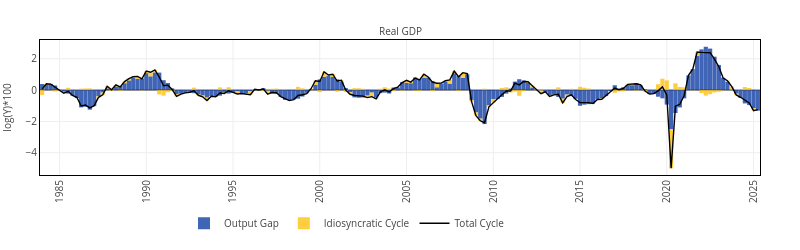
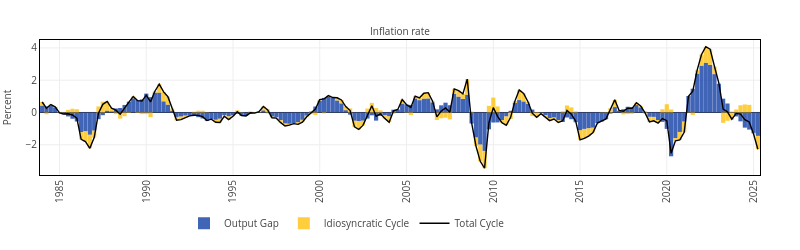
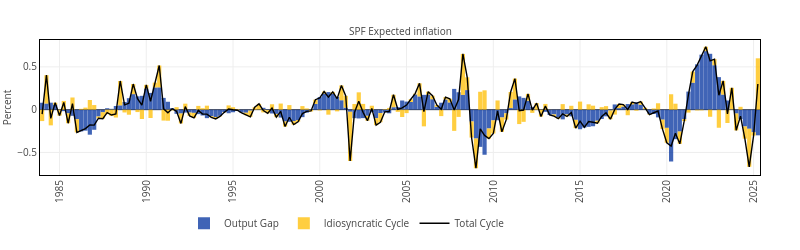

Source (notebook cell) for these figures, in order:
### Markdown cell above
#### Historical decomposition

### Code cell
figures = Array{Any}(undef, 8);

for i=1:3
    trace1 = pltjs.bar(;x=date[1:end-max_h], y=Ψeᵐ[1:end-max_h, i], name="Output Gap", marker_color=c1, showlegend=i==i);
    trace3 = pltjs.bar(x=date[1:end-max_h], y=iCᵐ[1:end-max_h, i], name="Idiosyncratic Cycle", marker_color=c3, showlegend=i==i);
    trace4 = pltjs.scatter(x=date[1:end-max_h], y=Ψeᵐ[1:end-max_h, i]+iCᵐ[1:end-max_h, i], name="Total Cycle", mode="lines", line=attr(width=1.4, color="black"), showlegend=i==i)

    databar = [trace1, trace3, trace4];
    layout  = pltjs.Layout(;title=titles[i], titlefont_size=12,
                           xaxis=attr(tickfont_size=10, showgrid=true, linecolor="black", mirror=true, titlefont=attr(size=10), nticks=20, tickangle=-90),
                           yaxis=attr(tickfont_size=10, showgrid=true, linecolor="black", mirror=true, titlefont=attr(size=10), title=scales[i]),
                           barmode="relative", 
                           bargap=0,
                           bargroupgap=0);

    figures[i] = pltjs.plot(databar, layout);
end

fig = [figures[1]]


# Bars
fig.plot.layout["barmode"] = "relative";
fig.plot.layout["bargap"]  = 0.02;

# Size
fig.plot.layout["width"]  = 800;
fig.plot.layout["height"] = 250;

# Margins
fig.plot.layout["margin"][:b]  = 40;
fig.plot.layout["margin"][:t]  = 40;
fig.plot.layout["margin"][:r]  = 40;
fig.plot.layout["margin"][:l]  = 40;

# Title size
for i=1:1
    fig.plot.layout["annotations"][i][:font][:size] = 10;
end

# Legend
fig.plot.layout["legend"] = attr(orientation="h", y=-0.25, x=0.2,font=attr(size=10))
display(fig)
#savefig(fig, "./img/historical_decomposition.pdf", format="pdf")




fig = [figures[2];]


# Bars
fig.plot.layout["barmode"] = "relative";
fig.plot.layout["bargap"]  = 0.02;

# Size
fig.plot.layout["width"]  = 800;
fig.plot.layout["height"] = 250;

# Margins
fig.plot.layout["margin"][:b]  = 40;
fig.plot.layout["margin"][:t]  = 40;
fig.plot.layout["margin"][:r]  = 40;
fig.plot.layout["margin"][:l]  = 40;

# Title size
for i=1:1
    fig.plot.layout["annotations"][i][:font][:size] = 10;
end
    
# Legend
fig.plot.layout["legend"] = attr(orientation="h", y=-0.25, x=0.2, font=attr(size=10))
display(fig)
#savefig(fig, "./img/historical_decomposition.pdf", format="pdf")


fig = [figures[3];]


# Bars
fig.plot.layout["barmode"] = "relative";
fig.plot.layout["bargap"]  = 0.02;

# Size
fig.plot.layout["width"]  = 800;
fig.plot.layout["height"] = 250;

# Margins
fig.plot.layout["margin"][:b]  = 40;
fig.plot.layout["margin"][:t]  = 40;
fig.plot.layout["margin"][:r]  = 40;
fig.plot.layout["margin"][:l]  = 40;

# Title size
for i=1:1
    fig.plot.layout["annotations"][i][:font][:size] = 10;
end
    
# Legend
fig.plot.layout["legend"] = attr(orientation="h", y=-0.25, x=0.2, font=attr(size=10))
display(fig)
#savefig(fig, "./img/historical_decomposition.pdf", format="pdf")

### Figure 1 — Plotly figure (JSON) as saved in the notebook; plotly's stock layout.template omitted (floating-point values rounded to 4 significant figures; data arrays with more than 128 entries replaced by an {"elided": "..."} marker saying what was removed)
{"data": [{"marker": {"color": "rgba(0, 48, 158, .75)"}, "name": "Output Gap", "showlegend": true, "type": "bar", "x": {"elided": "166 str values"}, "xaxis": "x1", "y": {"elided": "166 float values"}, "yaxis": "y1"}, {"marker": {"color": "rgba(255, 190, 0, .75)"}, "name": "Idiosyncratic Cycle", "showlegend": true, "type": "bar", "x": {"elided": "166 str values"}, "xaxis": "x1", "y": {"elided": "166 float values"}, "yaxis": "y1"}, {"line": {"color": "black", "width": 1.4}, "mode": "lines", "name": "Total Cycle", "showlegend": true, "type": "scatter", "x": {"elided": "166 str values"}, "xaxis": "x1", "y": {"elided": "166 float values"}, "yaxis": "y1"}], "layout": {"annotations": [{"font": {"size": 10}, "showarrow": false, "text": "Real GDP", "x": 0.5, "xanchor": "center", "xref": "paper", "y": 1, "yanchor": "bottom", "yref": "paper"}], "bargap": 0.02, "barmode": "relative", "height": 250, "legend": {"font": {"size": 10}, "orientation": "h", "x": 0.2, "y": -0.25}, "margin": {"b": 40, "l": 40, "r": 40, "t": 40}, "width": 800, "xaxis1": {"anchor": "y1", "domain": [0, 1], "linecolor": "black", "mirror": true, "nticks": 20, "showgrid": true, "tickangle": -90, "tickfont": {"size": 10}, "titlefont": {"size": 10}}, "yaxis1": {"anchor": "x1", "domain": [0, 1], "linecolor": "black", "mirror": true, "showgrid": true, "tickfont": {"size": 10}, "title": "log(Y)*100", "titlefont": {"size": 10}}}}

### Figure 2 — Plotly figure (JSON) as saved in the notebook; plotly's stock layout.template omitted (floating-point values rounded to 4 significant figures; data arrays with more than 128 entries replaced by an {"elided": "..."} marker saying what was removed)
{"data": [{"marker": {"color": "rgba(0, 48, 158, .75)"}, "name": "Output Gap", "showlegend": true, "type": "bar", "x": {"elided": "166 str values"}, "xaxis": "x1", "y": {"elided": "166 float values"}, "yaxis": "y1"}, {"marker": {"color": "rgba(255, 190, 0, .75)"}, "name": "Idiosyncratic Cycle", "showlegend": true, "type": "bar", "x": {"elided": "166 str values"}, "xaxis": "x1", "y": {"elided": "166 float values"}, "yaxis": "y1"}, {"line": {"color": "black", "width": 1.4}, "mode": "lines", "name": "Total Cycle", "showlegend": true, "type": "scatter", "x": {"elided": "166 str values"}, "xaxis": "x1", "y": {"elided": "166 float values"}, "yaxis": "y1"}], "layout": {"annotations": [{"font": {"size": 10}, "showarrow": false, "text": "Inflation rate", "x": 0.5, "xanchor": "center", "xref": "paper", "y": 1, "yanchor": "bottom", "yref": "paper"}], "bargap": 0.02, "barmode": "relative", "height": 250, "legend": {"font": {"size": 10}, "orientation": "h", "x": 0.2, "y": -0.25}, "margin": {"b": 40, "l": 40, "r": 40, "t": 40}, "width": 800, "xaxis1": {"anchor": "y1", "domain": [0, 1], "linecolor": "black", "mirror": true, "nticks": 20, "showgrid": true, "tickangle": -90, "tickfont": {"size": 10}, "titlefont": {"size": 10}}, "yaxis1": {"anchor": "x1", "domain": [0, 1], "linecolor": "black", "mirror": true, "showgrid": true, "tickfont": {"size": 10}, "title": "Percent", "titlefont": {"size": 10}}}}

### Figure 3 — Plotly figure (JSON) as saved in the notebook; plotly's stock layout.template omitted (floating-point values rounded to 4 significant figures; data arrays with more than 128 entries replaced by an {"elided": "..."} marker saying what was removed)
{"data": [{"marker": {"color": "rgba(0, 48, 158, .75)"}, "name": "Output Gap", "showlegend": true, "type": "bar", "x": {"elided": "166 str values"}, "xaxis": "x1", "y": {"elided": "166 float values"}, "yaxis": "y1"}, {"marker": {"color": "rgba(255, 190, 0, .75)"}, "name": "Idiosyncratic Cycle", "showlegend": true, "type": "bar", "x": {"elided": "166 str values"}, "xaxis": "x1", "y": {"elided": "166 float values"}, "yaxis": "y1"}, {"line": {"color": "black", "width": 1.4}, "mode": "lines", "name": "Total Cycle", "showlegend": true, "type": "scatter", "x": {"elided": "166 str values"}, "xaxis": "x1", "y": {"elided": "166 float values"}, "yaxis": "y1"}], "layout": {"annotations": [{"font": {"size": 10}, "showarrow": false, "text": "SPF Expected inflation", "x": 0.5, "xanchor": "center", "xref": "paper", "y": 1, "yanchor": "bottom", "yref": "paper"}], "bargap": 0.02, "barmode": "relative", "height": 250, "legend": {"font": {"size": 10}, "orientation": "h", "x": 0.2, "y": -0.25}, "margin": {"b": 40, "l": 40, "r": 40, "t": 40}, "width": 800, "xaxis1": {"anchor": "y1", "domain": [0, 1], "linecolor": "black", "mirror": true, "nticks": 20, "showgrid": true, "tickangle": -90, "tickfont": {"size": 10}, "titlefont": {"size": 10}}, "yaxis1": {"anchor": "x1", "domain": [0, 1], "linecolor": "black", "mirror": true, "showgrid": true, "tickfont": {"size": 10}, "title": "Percent", "titlefont": {"size": 10}}}}
